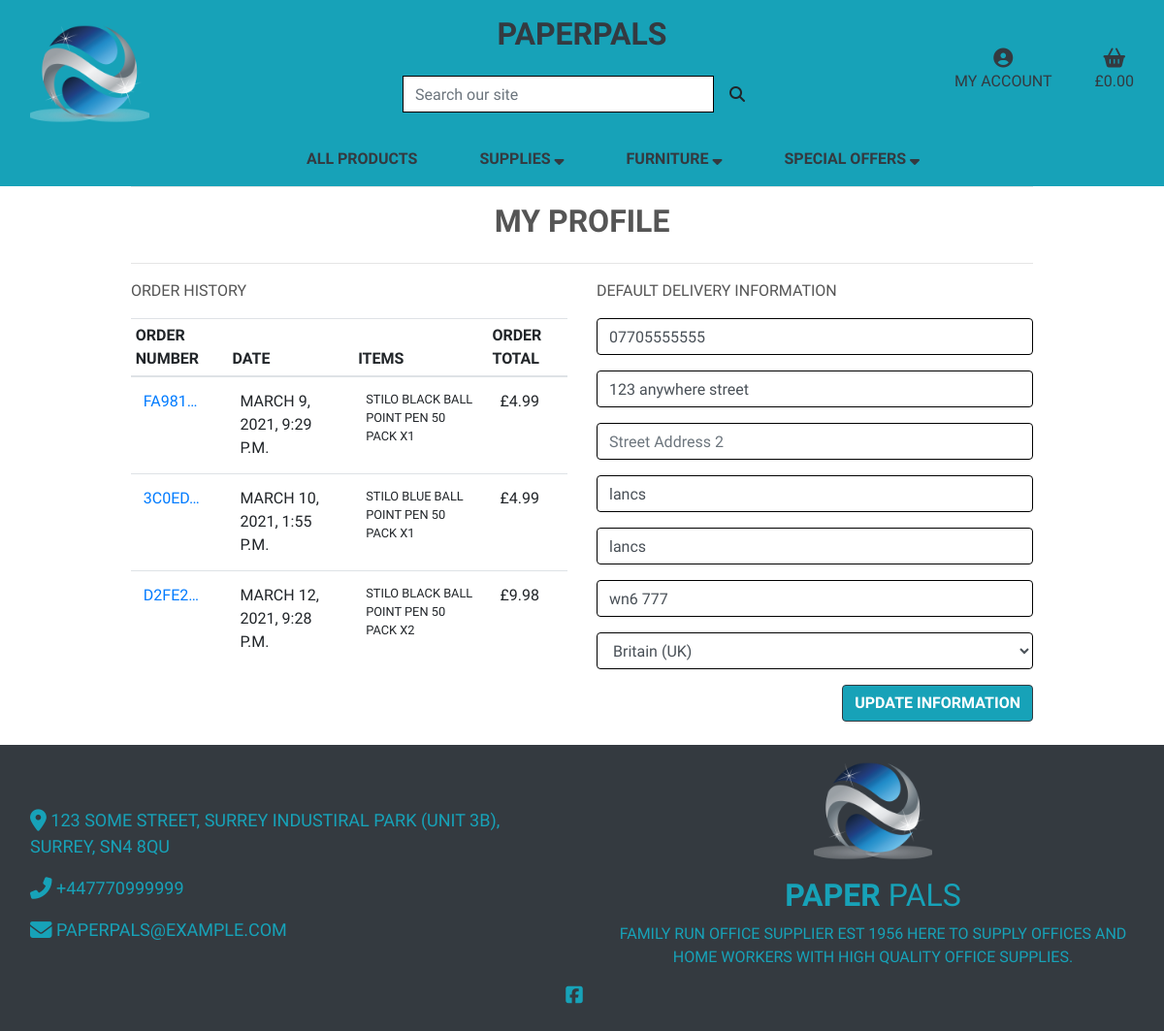
The page /profile/ (signed in) on the database as committed earlier.
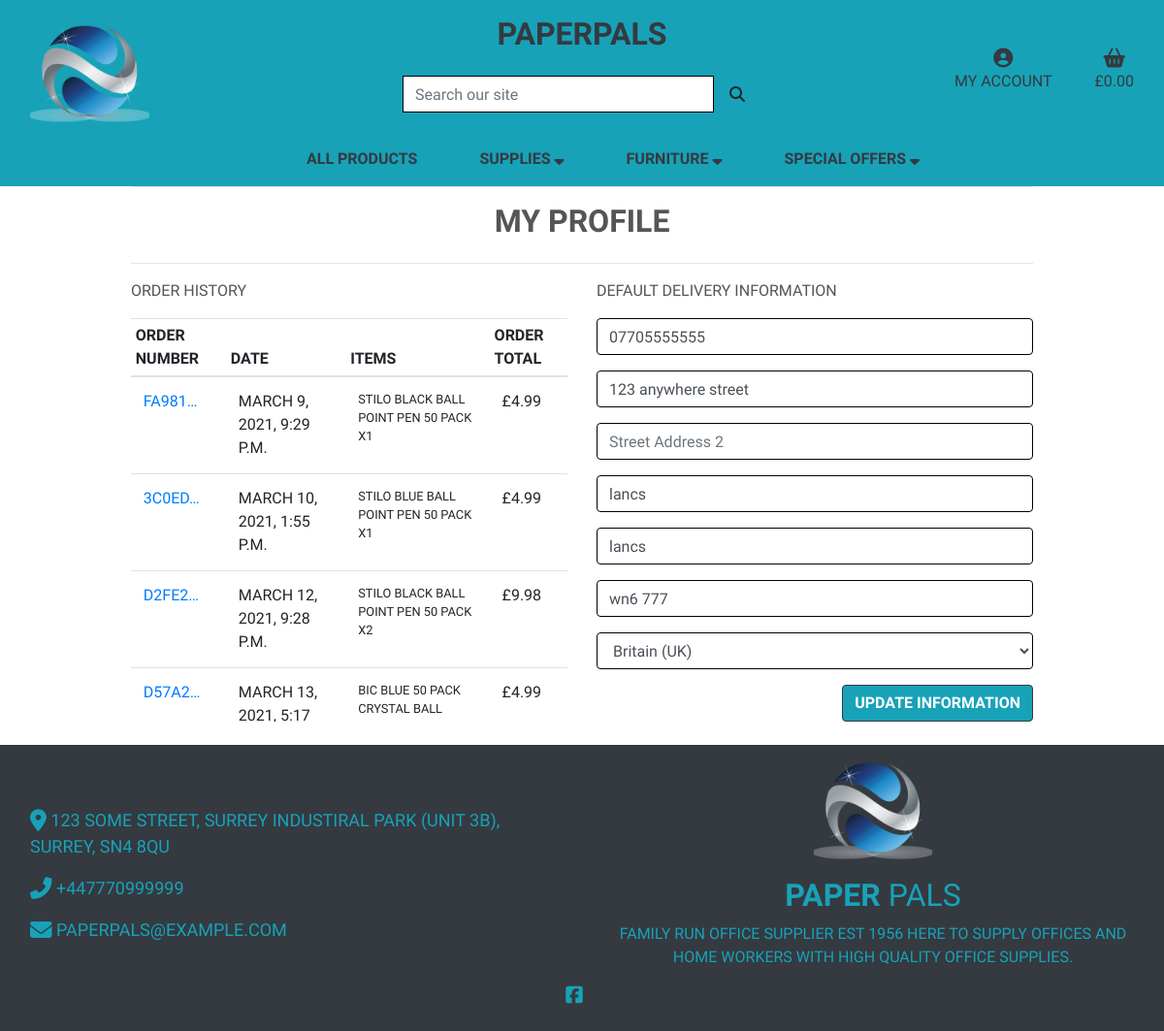
The same page on the database as committed later.
### checkout/models.py (models this page shows, shortened)
class Order(models.Model):
    order_number = models.CharField(max_length=32, null=False, editable=False)
    user_profile = models.ForeignKey(UserProfile, on_delete=models.SET_NULL,
                                     null=True, blank=True, related_name='orders')
    full_name = models.CharField(max_length=50, null=False, blank=False)
    email = models.EmailField(max_length=254, null=False, blank=False)
    phone_number = models.CharField(max_length=20, null=False, blank=False)
    country = CountryField(blank_label='Country *', null=False, blank=False)
    postcode = models.CharField(max_length=20, null=True, blank=True)
    city = models.CharField(max_length=40, null=False, blank=False)
    street_address1 = models.CharField(max_length=80, null=False, blank=False)
    street_address2 = models.CharField(max_length=80, null=True, blank=True)
    county = models.CharField(max_length=80, null=True, blank=True)
    date = models.DateTimeField(auto_now_add=True)
    order_total = models.DecimalField(max_digits=10, decimal_places=2,
                                      null=False, default=0)
    original_basket = models.TextField(null=False, blank=False, default='')
    stripe_pid = models.CharField(max_length=254, null=False,
                                  blank=False, default='')

class OrderLineItem(models.Model):
    order = models.ForeignKey(Order, null=False, blank=False,
                              on_delete=models.CASCADE,
                              related_name='lineitems')
    product = models.ForeignKey(Product, null=False, blank=False,
                                on_delete=models.CASCADE)
    quantity = models.IntegerField(null=False, blank=False, default=0)
    lineitem_total = models.DecimalField(max_digits=6, decimal_places=2,
                                         null=False, blank=False,
                                         editable=False)

### products/models.py (models this page shows, shortened)
class Product(models.Model):
    category = models.ForeignKey('Category', null=True, blank=True, on_delete=models.SET_NULL)
    sku = models.CharField(max_length=254, null=True, blank=True)
    name = models.CharField(max_length=254)
    description = models.TextField()
    price = models.DecimalField(max_digits=6, decimal_places=2)
    rating = models.DecimalField(max_digits=6, decimal_places=2, null=True, blank=True)
    image_url = models.URLField(max_length=1024, null=True, blank=True)
    image = models.ImageField(null=True, blank=True)

### profiles/views.py (the view)
# urls.py: path('profile/', include('profiles.urls')),
@login_required
def profile(request):
    profile = get_object_or_404(UserProfile, user=request.user)
    if request.method == 'POST':
        form = UserProfileForm(request.POST, instance=profile)
        if form.is_valid():
            form.save()
            messages.success(request, 'Profile updated successfully')
        else:
            messages.error(request, 'Update failed. Please ensure the form is valid.')
    else:
        form = UserProfileForm(instance=profile)
    orders = profile.orders.all()
    template = 'profiles/profile.html'
    context = {
        'form': form,
        'orders': orders,
        'on_profile_page': True
    }
    return render(request, template, context)

### profiles/forms.py
class UserProfileForm(forms.ModelForm):
    class Meta:
        model = UserProfile
        exclude = ('user',)
    def __init__(self, *args, **kwargs):
        super().__init__(*args, **kwargs)
        placeholders = {
            'default_phone_number': 'Phone Number',
            'default_postcode': 'Postal Code',
            'default_city': 'City',
            'default_street_address1': 'Street Address 1',
            'default_street_address2': 'Street Address 2',
            'default_county': 'County',
        }
        self.fields['default_phone_number'].widget.attrs['autofocus'] = True
        for field in self.fields:
            if field != 'default_country':
                if self.fields[field].required:
                    placeholder = f'{placeholders[field]} *'
                else:
                    placeholder = placeholders[field]
                self.fields[field].widget.attrs['placeholder'] = placeholder
            self.fields[field].widget.attrs['class'] = 'border-black'
            self.fields[field].label = False

### profiles/templates/profiles/profile.html (shortened to what this page needs)
{% extends "base.html" %}
{% load static %}
{% block page_header %}
<div class="container header-container">
</div>
{% endblock %}
{% block content %}
<div class="container mt-lg-3">
    <div class="row">
        <div class="col text-center">
            <hr />
            <h2 class="text-uppercase font-weight-bold mb-4">My Profile</h2>
            <hr />
        </div>
    </div>
    <div class="row">
        <div class="col-12 col-lg-6">
            <p>Order History</p>
            <div class="order-history table-responsive">
                <table class="table table-sm">
                    <thead>
                        <tr>
                            <th>Order Number</th>
                            <th>Date</th>
                            <th>Items</th>
                            <th>Order Total</th>
                        </tr>
                    </thead>
                    <tbody>
                        {% for order in orders %}
                        <tr>
                            <td>
                                <a href="{% url 'order_history' order.order_number %}" title="{{ order.order_number }}">
                                    {{ order.order_number|truncatechars:6 }}
                                </a>
                            </td>
                            <td>{{ order.date }}</td>
                            <td>
                                <ul class="list-unstyled">
                                    {% for item in order.lineitems.all %}
                                    <li class="small">
                                        {{ item.product.name }} x{{ item.quantity }}
                                    </li>
                                    {% endfor %}
                                </ul>
                            </td>
                            <td>£{{ order.order_total }}</td>
                        </tr>
                        {% endfor %}
                    </tbody>
                </table>
            </div>
        </div>
        <div class="col-12 col-lg-6">
            <p>Default Delivery Information</p>
            <form class="mt-3" action="{% url 'profile' %}" method="POST" id="profile-update-form">
                {% csrf_token %} {{ form|crispy }}
                <button class="btn btn-info border-dark text-uppercase float-right font-weight-bold mb-4">Update Information</button>
            </form>
        </div>
    </div>
</div>
{% endblock %}

Rows that differ between the two databases and show on the page:
added Order: order_number "D57A2…", date "MARCH 13, 2021, 5:17…", order_total "4.99"
added OrderLineItem: product.name "BIC BLUE 50 PACK CRYSTAL BALL…", shown under "D57A2…"
